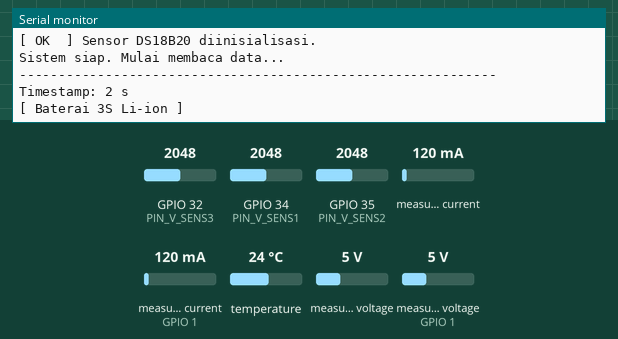
Recording of a sketch running on a simulated ESP32. Shown: the last lines printed to the serial monitor. The test bench sets the inputs (shaded band); at power-on: measured current 120 mA, measured current (sensor on GPIO 1) 120 mA, temperature 24 °C, GPIO 32 (PIN_V_SENS3) = 2048, GPIO 34 (PIN_V_SENS1) = 2048, GPIO 35 (PIN_V_SENS2) = 2048, measured voltage 5 V, measured voltage (sensor on GPIO 1) 5 V.

Above: at 2.8 s.
2.9 s: measured current (sensor 0) set to 40 mA
At 2.9 s:
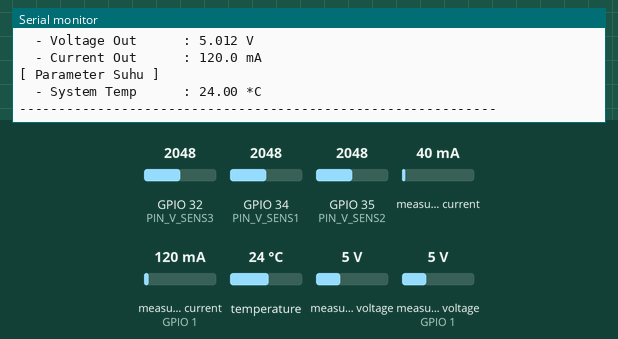
4.4 s: measured current (sensor on GPIO 1) set to 500 mA
5.9 s: temperature set to 12 °C
At 7.2 s:
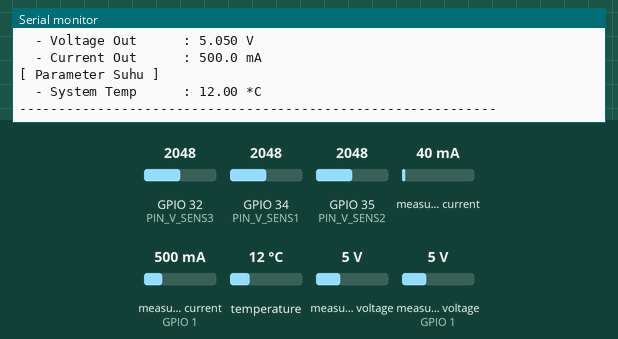
7.4 s: GPIO 32 (PIN_V_SENS3) set to 2866
8.9 s: GPIO 34 (PIN_V_SENS1) set to 2866
10.4 s: GPIO 35 (PIN_V_SENS2) set to 1228
Timing chart, 0 to 12.9 s (numbered marks = the images above; inputs shaded):
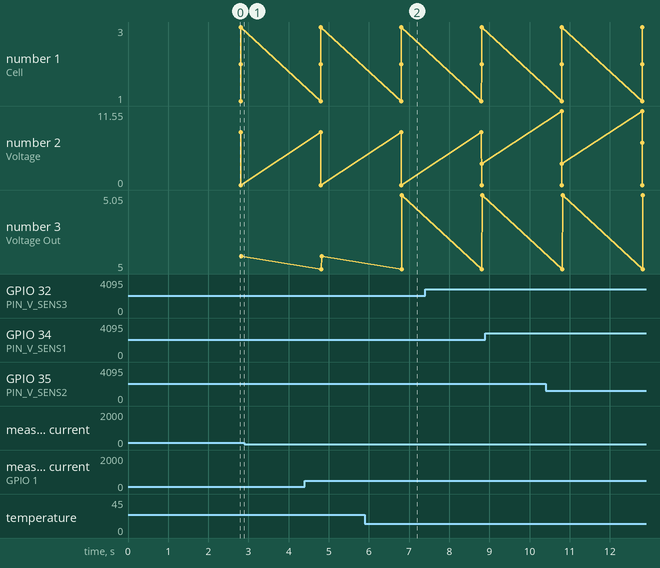

The sketch:

SmartUPS-Monitoring.ino
```cpp
/**
 * Proyek: ESP32 Smart UPS Monitoring (3S Li-ion Battery)
 * Target Board: ESP32 DevKit
 * Deskripsi: Memantau kondisi baterai 3S Li-ion menggunakan metode kumulatif,
 *            mengukur tegangan & arus output 12V dan 5V menggunakan dual INA219,
 *            dan membaca suhu sistem menggunakan sensor DS18B20.
 *
 * Library yang Dibutuhkan (Install melalui Arduino Library Manager):
 * 1. Adafruit INA219
 * 2. OneWire
 * 3. DallasTemperature
 */

#include <Wire.h>
#include <Adafruit_INA219.h>
#include <OneWire.h>
#include <DallasTemperature.h>

// --- KONFIGURASI PIN ESP32 ---
// Sensor Tegangan Analog (Rasio 1:5, 0-25V) - Menggunakan ADC1 agar aman dari gangguan Wi-Fi
#define PIN_V_SENS1 34   // Membaca tegangan Cell 1 (Maks ~4.2V)
#define PIN_V_SENS2 35   // Membaca tegangan Cell 1 + Cell 2 (Maks ~8.4V)
#define PIN_V_SENS3 32   // Membaca tegangan Cell 1 + Cell 2 + Cell 3 / DC Input (Maks ~12.6V)

// Pin Bus I2C untuk Sensor INA219
#define PIN_I2C_SDA 21
#define PIN_I2C_SCL 22

// Pin One-Wire untuk Sensor Suhu DS18B20
#define PIN_ONE_WIRE 4

// --- KALIBRASI ADC ESP32 ---
// Catatan: ESP32 memiliki resolusi ADC 12-bit (0-4095).
// Dengan attenuation 11dB (default), tegangan pembacaan berkisar hingga ~3.3V.
// Karena rasio pembagi tegangan adalah 1:5, maka V_maks input adalah 3.3V * 5 = 16.5V.
// Multiplier Teoretis = 16.5 / 4095 = 0.0040293
// Gunakan multitester Anda untuk mengkalibrasi faktor pengali (multiplier) & offset di bawah ini.
float cal_multiplier_cell1 = 0.0040293f;
float cal_offset_cell1     = 0.0f;

float cal_multiplier_cell2 = 0.0040293f;
float cal_offset_cell2     = 0.0f;

float cal_multiplier_cell3 = 0.0040293f;
float cal_offset_cell3     = 0.0f;

// --- INSTANSIASI DEKLARASI SENSOR ---
// Inisialisasi INA219 dengan alamat I2C masing-masing
Adafruit_INA219 ina12V(0x40); // Alamat default 0x40 (Jalur 12V)
Adafruit_INA219 ina5V(0x41);  // Alamat solder A0 0x41 (Jalur 5V)

// Inisialisasi Sensor Suhu DS18B20
OneWire oneWire(PIN_ONE_WIRE);
DallasTemperature tempSensor(&oneWire);

// Variabel Penahan Waktu untuk Non-Blocking Delay
unsigned long lastReadTime = 0;
const unsigned long readInterval = 2000; // Pembacaan setiap 2 detik (2000 ms)

// --- PROTOTIPE FUNGSI ---
float readAnalogVoltage(int pin, float multiplier, float offset);
void readAndDisplaySensors();

void setup() {
  // Inisialisasi Serial Monitor
  Serial.begin(115200);
  while (!Serial) {
    delay(10); // Menunggu Serial Monitor terbuka (khusus board tertentu)
  }
  Serial.println("\n=============================================");
  Serial.println("      ESP32 Smart UPS Monitoring System      ");
  Serial.println("=============================================");

  // Konfigurasi pin input analog
  pinMode(PIN_V_SENS1, INPUT);
  pinMode(PIN_V_SENS2, INPUT);
  pinMode(PIN_V_SENS3, INPUT);

  // Inisialisasi Bus I2C Kustom
  Wire.begin(PIN_I2C_SDA, PIN_I2C_SCL);

  // Inisialisasi INA219 #1 (Jalur 12V)
  if (!ina12V.begin()) {
    Serial.println("[ERROR] INA219 Jalur 12V (0x40) tidak terdeteksi!");
  } else {
    Serial.println("[ OK  ] INA219 Jalur 12V (0x40) terhubung.");
    // Secara default, library menggunakan range 32V, 2A.
    // Jika Anda ingin mengatur calibration khusus, gunakan fungsi berikut:
    // ina12V.setCalibration_32V_2A();
  }

  // Inisialisasi INA219 #2 (Jalur 5V)
  if (!ina5V.begin()) {
    Serial.println("[ERROR] INA219 Jalur 5V (0x41) tidak terdeteksi!");
  } else {
    Serial.println("[ OK  ] INA219 Jalur 5V (0x41) terhubung.");
    // ina5V.setCalibration_32V_2A();
  }

  // Inisialisasi Sensor Suhu OneWire
  tempSensor.begin();
  Serial.println("[ OK  ] Sensor DS18B20 diinisialisasi.");
  Serial.println("Sistem siap. Mulai membaca data...\n");
}

void loop() {
  // Menggunakan non-blocking delay agar mikrokontroler tetap responsif
  unsigned long currentMillis = millis();
  if (currentMillis - lastReadTime >= readInterval) {
    lastReadTime = currentMillis;
    readAndDisplaySensors();
  }
}

/**
 * Fungsi untuk membaca tegangan dari sensor analog dengan teknik pemfilteran (oversampling).
 * ESP32 ADC memiliki noise yang cukup tinggi, sehingga dilakukan pembacaan berulang
 * kemudian diambil nilai rata-ratanya untuk hasil yang lebih stabil.
 */
float readAnalogVoltage(int pin, float multiplier, float offset) {
  const int totalSamples = 30; // Jumlah sampel untuk rata-rata
  long adcSum = 0;

  for (int i = 0; i < totalSamples; i++) {
    adcSum += analogRead(pin);
    delayMicroseconds(150); // Delay singkat antar pembacaan
  }

  float avgAdc = (float)adcSum / totalSamples;
  float voltage = (avgAdc * multiplier) + offset;

  // Mencegah nilai tegangan negatif kecil akibat offset kalibrasi
  if (voltage < 0.0f) {
    voltage = 0.0f;
  }

  return voltage;
}

/**
 * Fungsi utama untuk membaca seluruh data sensor dan menampilkannya ke Serial Monitor.
 */
void readAndDisplaySensors() {
  // 1. Pembacaan Tegangan Kumulatif dari 3S Battery Pack
  float V_Sensor1 = readAnalogVoltage(PIN_V_SENS1, cal_multiplier_cell1, cal_offset_cell1);
  float V_Sensor2 = readAnalogVoltage(PIN_V_SENS2, cal_multiplier_cell2, cal_offset_cell2);
  float V_Sensor3 = readAnalogVoltage(PIN_V_SENS3, cal_multiplier_cell3, cal_offset_cell3);

  // 2. Logika Perhitungan Tegangan Tiap Cell Murni
  float V_Cell1 = V_Sensor1;
  float V_Cell2 = V_Sensor2 - V_Sensor1;
  float V_Cell3 = V_Sensor3 - V_Sensor2;
  float V_Total_In = V_Sensor3; // Total DC Input dari baterai 3S

  // Pengkondisian agar nilai cell tidak negatif jika pembacaan sedikit tidak akurat (sebelum dikalibrasi)
  if (V_Cell2 < 0.0f) V_Cell2 = 0.0f;
  if (V_Cell3 < 0.0f) V_Cell3 = 0.0f;

  // 3. Pembacaan Sensor INA219 Jalur 12V
  float shuntVoltage_12V_mV = ina12V.getShuntVoltage_mV();
  float busVoltage_12V_V = ina12V.getBusVoltage_V();
  float V_Out12 = busVoltage_12V_V + (shuntVoltage_12V_mV / 1000.0);
  float I_Out12 = ina12V.getCurrent_mA(); // Arus dalam mA

  // 4. Pembacaan Sensor INA219 Jalur 5V
  float shuntVoltage_5V_mV = ina5V.getShuntVoltage_mV();
  float busVoltage_5V_V = ina5V.getBusVoltage_V();
  float V_Out5 = busVoltage_5V_V + (shuntVoltage_5V_mV / 1000.0);
  float I_Out5 = ina5V.getCurrent_mA(); // Arus dalam mA

  // 5. Pembacaan Sensor Suhu DS18B20
  tempSensor.requestTemperatures();
  float tempSystem = tempSensor.getTempCByIndex(0);

  // 6. Cetak Pembacaan ke Serial Monitor secara Rapi
  Serial.println("-------------------------------------------------------------");
  Serial.print("Timestamp: "); Serial.print(millis() / 1000); Serial.println(" s");

  // Tampilkan Informasi Baterai 3S
  Serial.println("[ Baterai 3S Li-ion ]");
  Serial.print("  - Cell 1 Voltage   : "); Serial.print(V_Cell1, 3); Serial.println(" V");
  Serial.print("  - Cell 2 Voltage   : "); Serial.print(V_Cell2, 3); Serial.println(" V");
  Serial.print("  - Cell 3 Voltage   : "); Serial.print(V_Cell3, 3); Serial.println(" V");
  Serial.print("  - Total Voltage In : "); Serial.print(V_Total_In, 3); Serial.println(" V");

  // Tampilkan Jalur Output 12V
  Serial.println("[ Output Jalur 12V ]");
  Serial.print("  - Voltage Out      : "); Serial.print(V_Out12, 3); Serial.println(" V");
  Serial.print("  - Current Out      : "); Serial.print(I_Out12, 1); Serial.println(" mA");

  // Tampilkan Jalur Output 5V
  Serial.println("[ Output Jalur 5V ]");
  Serial.print("  - Voltage Out      : "); Serial.print(V_Out5, 3); Serial.println(" V");
  Serial.print("  - Current Out      : "); Serial.print(I_Out5, 1); Serial.println(" mA");

  // Tampilkan Suhu Sistem
  Serial.println("[ Parameter Suhu ]");
  Serial.print("  - System Temp      : ");
  if (tempSystem == DEVICE_DISCONNECTED_C) {
    Serial.println("ERR (Sensor Terputus)");
  } else {
    Serial.print(tempSystem, 2); Serial.println(" *C");
  }
  Serial.println("-------------------------------------------------------------");
}
```

Measured:
- after the input at 5.9 s, the serial monitor: prints a new line after 0.93 s (image 2)
- plotted number 2: 0 → 3.3 after the input at 7.4 s, 3.3 → 6.6 after the input at 10.4 s
